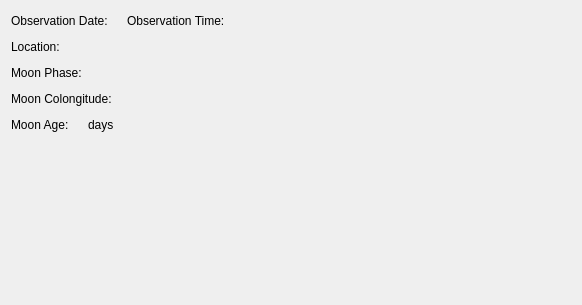
<?xml version="1.0" encoding="UTF-8"?>
<ui version="4.0">
 <class>MoonInfoTabWidget</class>
 <widget class="QWidget" name="MoonInfoTabWidget">
  <property name="geometry">
   <rect>
    <x>0</x>
    <y>0</y>
    <width>582</width>
    <height>305</height>
   </rect>
  </property>
  <property name="windowTitle">
   <string/>
  </property>
  <layout class="QGridLayout" name="gridLayout">
   <item row="0" column="0">
    <layout class="QHBoxLayout" name="horizontalLayout">
     <item>
      <widget class="QLabel" name="obs_date_label">
       <property name="text">
        <string>Observation Date:</string>
       </property>
      </widget>
     </item>
     <item>
      <widget class="QLabel" name="obs_date_edit">
       <property name="text">
        <string/>
       </property>
      </widget>
     </item>
     <item>
      <widget class="QLabel" name="obs_time_label">
       <property name="text">
        <string>Observation Time:</string>
       </property>
      </widget>
     </item>
     <item>
      <widget class="QLabel" name="obs_time_edit">
       <property name="text">
        <string/>
       </property>
      </widget>
     </item>
     <item>
      <spacer name="horizontalSpacer_5">
       <property name="orientation">
        <enum>Qt::Horizontal</enum>
       </property>
       <property name="sizeHint" stdset="0">
        <size>
         <width>40</width>
         <height>20</height>
        </size>
       </property>
      </spacer>
     </item>
    </layout>
   </item>
   <item row="1" column="0">
    <layout class="QHBoxLayout" name="horizontalLayout_2">
     <item>
      <widget class="QLabel" name="location_label">
       <property name="text">
        <string>Location:</string>
       </property>
      </widget>
     </item>
     <item>
      <widget class="QLabel" name="location_edit">
       <property name="text">
        <string/>
       </property>
      </widget>
     </item>
     <item>
      <spacer name="horizontalSpacer_2">
       <property name="orientation">
        <enum>Qt::Horizontal</enum>
       </property>
       <property name="sizeHint" stdset="0">
        <size>
         <width>40</width>
         <height>20</height>
        </size>
       </property>
      </spacer>
     </item>
    </layout>
   </item>
   <item row="2" column="0">
    <layout class="QHBoxLayout" name="horizontalLayout_3">
     <item>
      <widget class="QLabel" name="moon_phase_label">
       <property name="text">
        <string>Moon Phase:</string>
       </property>
      </widget>
     </item>
     <item>
      <widget class="QLabel" name="moon_phase_edit">
       <property name="text">
        <string/>
       </property>
      </widget>
     </item>
     <item>
      <spacer name="horizontalSpacer_3">
       <property name="orientation">
        <enum>Qt::Horizontal</enum>
       </property>
       <property name="sizeHint" stdset="0">
        <size>
         <width>40</width>
         <height>20</height>
        </size>
       </property>
      </spacer>
     </item>
    </layout>
   </item>
   <item row="3" column="0">
    <layout class="QHBoxLayout" name="horizontalLayout_4">
     <item>
      <widget class="QLabel" name="moon_colong_label">
       <property name="text">
        <string>Moon Colongitude:</string>
       </property>
      </widget>
     </item>
     <item>
      <widget class="QLabel" name="moon_colong_edit">
       <property name="text">
        <string/>
       </property>
      </widget>
     </item>
     <item>
      <spacer name="horizontalSpacer_4">
       <property name="orientation">
        <enum>Qt::Horizontal</enum>
       </property>
       <property name="sizeHint" stdset="0">
        <size>
         <width>40</width>
         <height>20</height>
        </size>
       </property>
      </spacer>
     </item>
    </layout>
   </item>
   <item row="4" column="0">
    <layout class="QHBoxLayout" name="horizontalLayout_5">
     <item>
      <widget class="QLabel" name="moon_age_label">
       <property name="text">
        <string>Moon Age:</string>
       </property>
      </widget>
     </item>
     <item>
      <widget class="QLabel" name="moon_age_edit">
       <property name="text">
        <string/>
       </property>
      </widget>
     </item>
     <item>
      <widget class="QLabel" name="moon_age_units_label">
       <property name="text">
        <string>days</string>
       </property>
      </widget>
     </item>
     <item>
      <spacer name="horizontalSpacer">
       <property name="orientation">
        <enum>Qt::Horizontal</enum>
       </property>
       <property name="sizeHint" stdset="0">
        <size>
         <width>40</width>
         <height>20</height>
        </size>
       </property>
      </spacer>
     </item>
    </layout>
   </item>
   <item row="5" column="0">
    <spacer name="verticalSpacer">
     <property name="orientation">
      <enum>Qt::Vertical</enum>
     </property>
     <property name="sizeHint" stdset="0">
      <size>
       <width>20</width>
       <height>135</height>
      </size>
     </property>
    </spacer>
   </item>
  </layout>
 </widget>
 <resources/>
 <connections/>
</ui>
